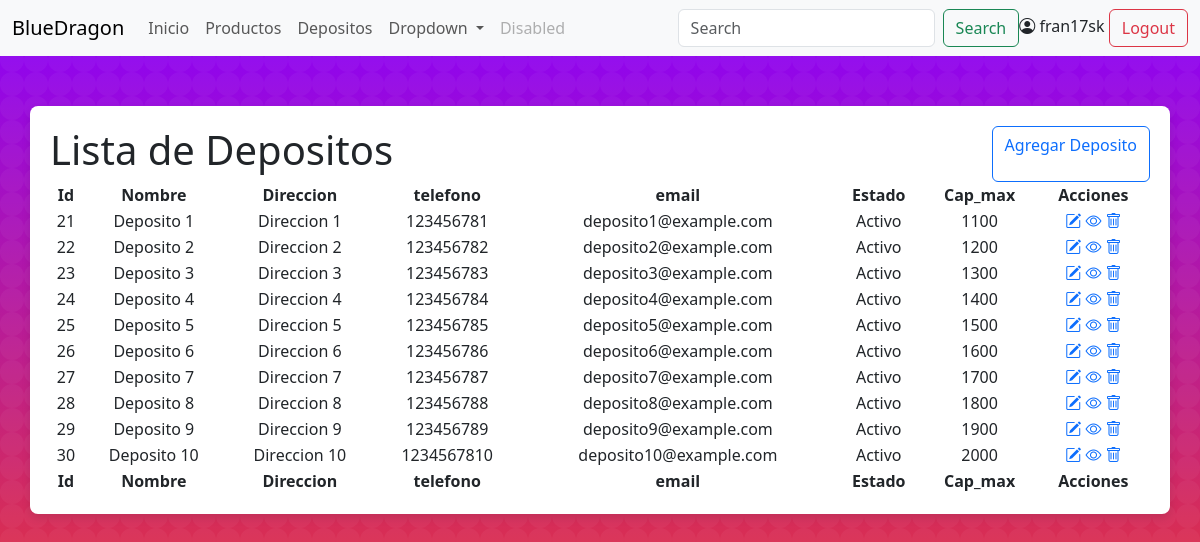
The app's page /depositos/ (signed in) with its own data.
### mi_aplicacion/models.py (models this page shows, shortened)
class Deposito(models.Model):
    nombre = models.CharField(max_length=255)
    direccion = models.CharField(max_length=255)
    telefono = models.CharField(max_length=255, blank=True, null=True)
    email = models.EmailField(blank=True, null=True)
    estado = models.CharField(max_length=255, blank=True, null=True)
    capacidad_maxima = models.IntegerField(blank=True, null=True)
    localidad = models.ForeignKey(Localidad, on_delete=models.SET_NULL, null=True, blank=True)

### mi_aplicacion/views.py (the view)
# urls.py: path('depositos/',DepositosListView.as_view(), name='depositos_list'),
class DepositosListView(LoginRequiredMixin,ListView):
    model=Deposito
    template_name = 'depositos/depositos_list.html'
    context_object_name = 'depositos'
    login_url = '../accounts/login/'

### mi_aplicacion/templates/depositos/depositos_list.html (shortened to what this page needs)
<!DOCTYPE html>
<html lang="es">
<head>
    <link rel="stylesheet" href="https://cdn.jsdelivr.net/npm/bootstrap@5.3.3/dist/css/bootstrap.min.css">
    <link rel="stylesheet" href="https://cdn.jsdelivr.net/npm/bootstrap-icons@1.11.3/font/bootstrap-icons.min.css">
    <link rel="stylesheet" href="https://cdn.datatables.net/2.1.3/css/dataTables.dataTables.css">
    <link rel="stylesheet" href="https://cdn.jsdelivr.net/npm/bootstrap-icons@1.11.3/font/bootstrap-icons.min.css">
</head>
<body>
  <nav class="navbar navbar-expand-lg bg-body-tertiary bg_dark">
    <div class="container-fluid">
      <a class="navbar-brand" href="#">BlueDragon</a>
      <div class="collapse navbar-collapse" id="navbarSupportedContent">
        <ul class="navbar-nav me-auto mb-2 mb-lg-0">
            <li class="nav-item active">
                <a class="nav-link" href="{% url 'home' %}">Inicio</a>
            </li>
            <li class="nav-item">
                <a class="nav-link" href="{% url 'producto_list' %}">Productos</a>
            </li>
            <li class="nav-item">
              <a class="nav-link" href="{% url 'depositos_list' %}">Depositos</a>
            </li>
          <li class="nav-item dropdown">
            <a class="nav-link dropdown-toggle" href="#" role="button" data-bs-toggle="dropdown" aria-expanded="false">
              Dropdown
            </a>
          </li>
          <li class="nav-item">
            <a class="nav-link disabled" aria-disabled="true">Disabled</a>
          </li>
        </ul>
        <form class="d-flex" role="search">
          <input class="form-control me-2" type="search" placeholder="Search" aria-label="Search">
          <button class="btn btn-outline-success" type="submit">Search</button>
        </form>
          <div>
            <i class="bi color-black bi-person-circle"></i>
            <span class="color-black">{{user.username}}</span>
            {% if user.is_authenticated %}
            <form action="{% url 'logout' %}" method="post" style="display: inline;">
              <button type="submit" class="btn btn-outline-danger">Logout</button>
          </form>
          {% else %}
                    <a class="nav-link btn btn-outline-primary" href="{% url 'login' %}">Login</a>
                {% endif %}
          </div>
      </div>
    </div>
  </nav>
    <div class="container">
        <div class="d-flex-sp">
            <h1>Lista de Depositos</h1>
            <a href="{% url 'deposito_create' %}" class=" btn btn-outline-primary">Agregar Deposito</a>
        </div>
        <div class="">
            <table id="example" class="display" style="width:100%">
                <thead>
                    <tr>
                        <th>Id</th>
                        <th>Nombre</th>
                        <th>Direccion</th>
                        <th>telefono</th>
                        <th>email</th>
                        <th>Estado</th>
                        <th>Cap_max</th>
                        <th>Acciones</th>
                    </tr>
                </thead>
                <tbody>
                    {% for deposito in depositos %}
                    <tr>
                        <td>{{deposito.id}}</td>
                        <td>{{deposito.nombre}}</td>
                        <td>{{deposito.direccion}}</td>
                        <td>{{deposito.telefono}}</td>
                        <td>{{deposito.email}}</td>
                        <td>{{deposito.estado}}</td>
                        <td>{{deposito.capacidad_maxima}}</td>
                        <td><a href="{% url 'deposito_update' deposito.pk %}"><i class="bi bi-pencil-square"></i></a>
                          <a href="{% url 'deposito_detail' deposito.pk %}"><i class="bi bi-eye"></i></a>
                          <a href="{% url 'deposito_delete' deposito.pk %}"><i class="bi bi-trash"></i></a></td>
                    </tr>
                    {% empty %}
                <p>No hay depositos disponibles.</p>
                {% endfor %}
                </tbody>
                <tfoot>
                    <tr>
                        <th>Id</th>
                        <th>Nombre</th>
                        <th>Direccion</th>
                        <th>telefono</th>
                        <th>email</th>
                        <th>Estado</th>
                        <th>Cap_max</th>
                        <th>Acciones</th>
                    </tr>
                </tfoot>
            </table>
        </div>
    </div>
</body>
</html>

### mi_aplicacion/templates/depositos/depositos_list.html (style rules this page uses)
body { background-color: #ffffff; background-attachment: fixed; }
.container { margin: 50px auto; background-color: #fff; border-radius: 8px; box-shadow: 0 4px 8px rgba(0, 0, 0, 0.1); padding: 20px; text-align: center; width: 1600px; }
.d-flex-sp { display: flex; flex-flow: row nowrap; justify-content: space-between; }

### records on screen
Deposito: id "21", nombre "Deposito 1", direccion "Direccion 1", telefono "123456781", email "deposito1@example.com", estado "Activo", capacidad_maxima "1100"
Deposito: id "22", nombre "Deposito 2", direccion "Direccion 2", telefono "123456782", email "deposito2@example.com", estado "Activo", capacidad_maxima "1200"
Deposito: id "23", nombre "Deposito 3", direccion "Direccion 3", telefono "123456783", email "deposito3@example.com", estado "Activo", capacidad_maxima "1300"
Deposito: id "24", nombre "Deposito 4", direccion "Direccion 4", telefono "123456784", email "deposito4@example.com", estado "Activo", capacidad_maxima "1400"
Deposito: id "25", nombre "Deposito 5", direccion "Direccion 5", telefono "123456785", email "deposito5@example.com", estado "Activo", capacidad_maxima "1500"
Deposito: id "26", nombre "Deposito 6", direccion "Direccion 6", telefono "123456786", email "deposito6@example.com", estado "Activo", capacidad_maxima "1600"
Deposito: id "27", nombre "Deposito 7", direccion "Direccion 7", telefono "123456787", email "deposito7@example.com", estado "Activo", capacidad_maxima "1700"
Deposito: id "28", nombre "Deposito 8", direccion "Direccion 8", telefono "123456788", email "deposito8@example.com", estado "Activo", capacidad_maxima "1800"
Deposito: id "29", nombre "Deposito 9", direccion "Direccion 9", telefono "123456789", email "deposito9@example.com", estado "Activo", capacidad_maxima "1900"
Deposito: id "30", nombre "Deposito 10", direccion "Direccion 10", telefono "1234567810", email "deposito10@example.com", estado "Activo", capacidad_maxima "2000"

### other values on screen
{{ user.username }} "fran17sk"
